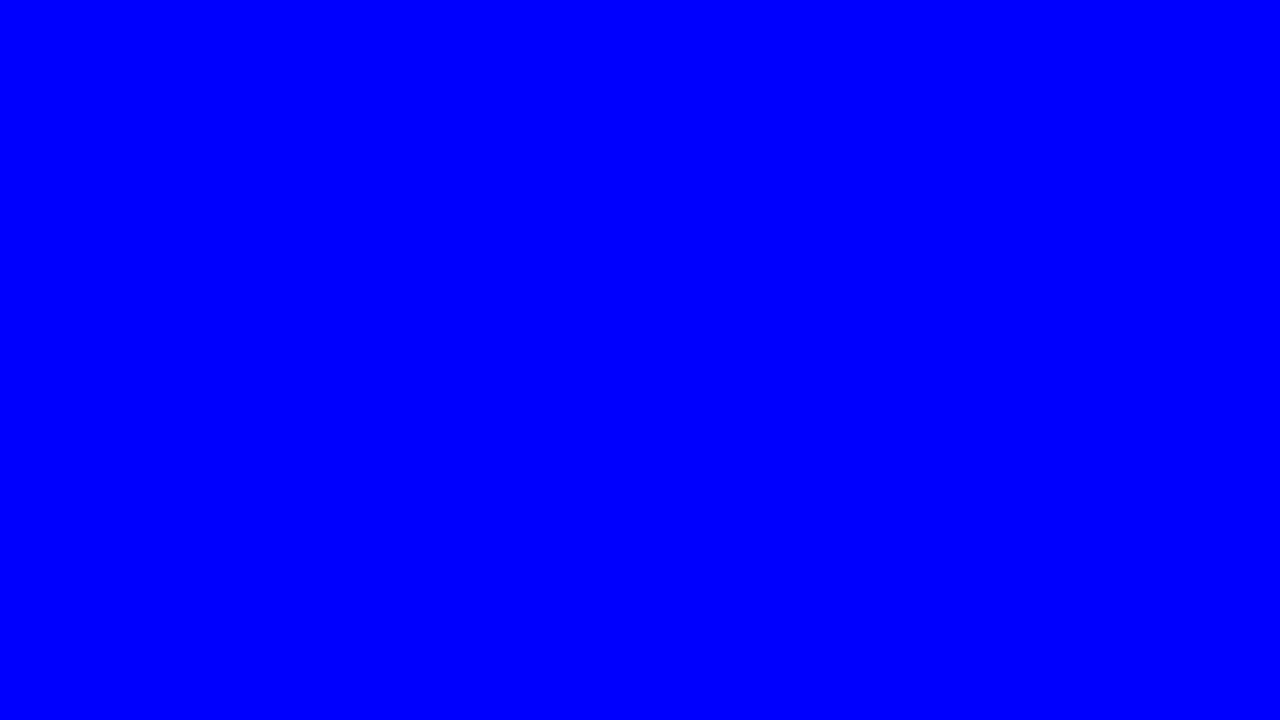
#> input picture test_frame.jpg, 1280 x 720 px
$ python verify_wrapping.py
#> lines starting #> are read from the running program, lines starting #| are printed output that depends on the picture
### core/image_gen.py
from PIL import Image, ImageDraw, ImageFont
import os

def draw_text_on_image(image_path, text, output_path, style):
    """
    Draws text on an image with given style.
    style: {
        "font_size": int,
        "color": str (hex),
        "border_color": str (hex),
        "border_width": int,
        "position": (x, y) tuple or "center",
        "font_path": str (optional)
    }
    """
#> called with image_path = 'test_frame.jpg', output_path = 'test_wrap.jpg'
    try:
        with Image.open(image_path) as img:
            # Convert to RGBA for transparency support if needed
#> img is the input picture: PIL image 1280x720 RGB; mean R, G, B 0, 0, 254
            img = img.convert("RGBA")
#> img: PIL image 1280x720 RGBA

            draw = ImageDraw.Draw(img)

            # Load Font
            font_size = style.get("font_size", 50)
            font_path = style.get("font_path", "Arial") # Default to Arial if not found

            try:
                font = ImageFont.truetype(font_path, font_size)
            except IOError:
                # Fallback to default
                try:
                    font = ImageFont.truetype("Arial.ttf", font_size)
                except:
                    font = ImageFont.load_default()

            # Text Wrapping Logic
            img_width, img_height = img.size
#> img_width = 1280; img_height = 720
            max_width = img_width - 40 # Margin
#> max_width = 1240

            lines = []
            words = text.split()
            current_line = []

            for word in words:
                test_line = ' '.join(current_line + [word])
                bbox = draw.textbbox((0, 0), test_line, font=font)
                w = bbox[2] - bbox[0]
                if w <= max_width:
                    current_line.append(word)
                else:
                    if current_line:
                        lines.append(' '.join(current_line))
                        current_line = [word]
                    else:
                        # Word itself is too long, force split or just add it
                        lines.append(word)
                        current_line = []
#> this loop made 22 passes
#> (bbox, w) on passes 1 to 12: ((-1, 14, 164, 76), 165), ((-1, 14, 253, 76), 254), ((-1, 14, 327, 76), 328), ((-1, 14, 530, 92), 531), ((-1, 14, 728, 92), 729), ((-1, 14, 911, 92), 912), ((-1, 14, 1099, 92), 1100), ((-1, 14, 1389, 92), 1390), ((0, 14, 664, 92), 664), ((0, 14, 888, 92), 888), ((0, 14, 993, 92), 993), ((0, 14, 1346, 92), 1346)
#> after the loop, lines = ['This is a very long text that', 'should definitely wrap to', 'multiple lines because it is too']
            if current_line:
                lines.append(' '.join(current_line))

            # Calculate total height of block
            line_heights = []
            total_text_height = 0
            for line in lines:
                bbox = draw.textbbox((0, 0), line, font=font)
                h = bbox[3] - bbox[1]
                # Add some line spacing
                h += font_size * 0.2
                line_heights.append(h)
                total_text_height += h
#> this loop made 4 passes
#> (line, bbox, total_text_height) on passes 1 to 4: ('This is a very long text that', (-1, 14, 1099, 92), 94), ('should definitely wrap to', (0, 14, 993, 92), 188), ('multiple lines because it is too', (0, 14, 1221, 92), 282), ('long for the image width.', (0, 14, 1011, 92), 376)
#> after the loop, line_heights = [94, 94, 94, 94]; total_text_height = 376

            # Remove last spacing
            if line_heights:
                total_text_height -= (font_size * 0.2)
#> total_text_height = 360

            # Position Block
            pos = style.get("position", "center")
            anchor = style.get("anchor", None)

            # Determine starting Y based on anchor/position
            # If anchor is 'mm' (center), pos is center of block
            # If anchor is None (top-left), pos is top-left of block

            if pos == "center":
                start_x = img_width / 2
#> start_x = 640
                start_y = (img_height - total_text_height) / 2
#> start_y = 180
                draw_anchor = "mm" # Force center alignment for lines
            else:
                start_x, start_y = pos
                draw_anchor = anchor

            # If anchor is 'mm', start_y is the center of the BLOCK.
            # We need to calculate the top of the block to draw lines downwards.
            if draw_anchor == "mm":
                current_y = start_y - (total_text_height / 2)
#> current_y = 0
                # Also x is center of the BLOCK.
                # To align LEFT, we need the left edge of the block.
                # We need the max width of the lines to find the left edge.
                max_line_width = 0
                for line in lines:
                    bbox = draw.textbbox((0, 0), line, font=font)
                    w = bbox[2] - bbox[0]
                    if w > max_line_width:
                        max_line_width = w
#> this loop made 4 passes
#> (line, bbox, w, max_line_width) on passes 1, 3: ('This is a very long text that', (-1, 14, 1099, 92), 1100, 1100), ('multiple lines because it is too', (0, 14, 1221, 92), 1221, 1221)
#> (line, bbox, w) on passes 2, 4: ('should definitely wrap to', (0, 14, 993, 92), 993), ('long for the image width.', (0, 14, 1011, 92), 1011)
#> after the loop, max_line_width = 1221

                # Left edge relative to center start_x
                block_left_x = start_x - (max_line_width / 2)
#> block_left_x = 29.5
                line_x = block_left_x
#> line_x = 29.5
            else:
                # Assume top-left or similar.
                # If anchor is None, it means top-left.
                current_y = start_y
                line_x = start_x

            # Colors
            text_color = style.get("color", "#FFFFFF")
            border_color = style.get("border_color", "#000000")
            border_width = style.get("border_width", 2)

            # Draw Each Line
            for i, line in enumerate(lines):
                h = line_heights[i]

                if draw_anchor == "mm":
                    # We are drawing left-aligned lines, but the block is centered.
                    # We calculated line_x as the left edge.
                    # We should use anchor="lm" (Left-Middle) for each line to align them to line_x.
                    # And we need the Y center of the line slot.

                    line_content_h = h - (font_size * 0.2)
                    draw_y = current_y + (line_content_h / 2)

                    if border_width > 0:
                        draw.text((line_x, draw_y), line, font=font, fill=text_color, stroke_width=border_width, stroke_fill=border_color, anchor="lm")
                    else:
                        draw.text((line_x, draw_y), line, font=font, fill=text_color, anchor="lm")

                    current_y += h
                else:
                    # Left aligned (default)
                    # We draw at line_x, current_y
                    # anchor=None means top-left (la)

                    if border_width > 0:
                        draw.text((line_x, current_y), line, font=font, fill=text_color, stroke_width=border_width, stroke_fill=border_color, anchor=draw_anchor)
                    else:
                        draw.text((line_x, current_y), line, font=font, fill=text_color, anchor=draw_anchor)

                    current_y += h
#> this loop made 4 passes
#> (line, draw_y, current_y) on passes 1 to 4: ('This is a very long text that', 39, 94), ('should definitely wrap to', 133, 188), ('multiple lines because it is too', 227, 282), ('long for the image width.', 321, 376)
#> after the loop, current_y = 376

            # Save
            img = img.convert("RGB") # Convert back to RGB for JPG
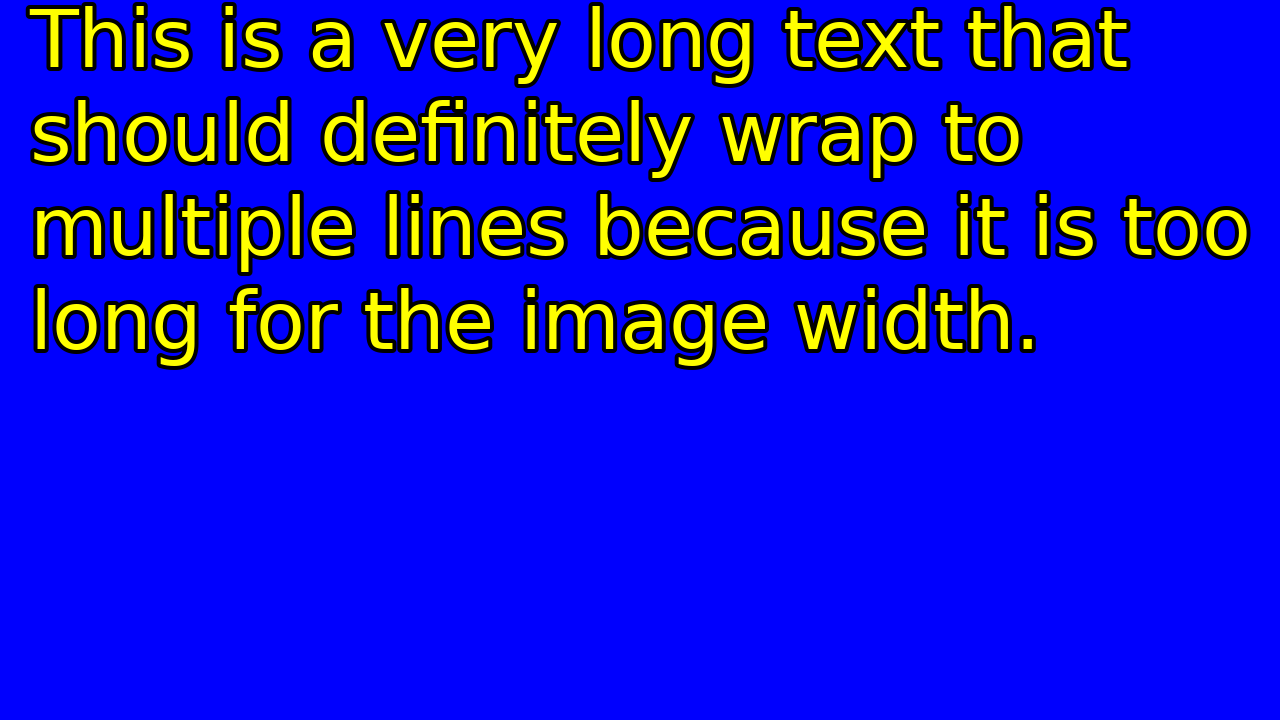
#> img: PIL image 1280x720 RGB; mean R, G, B 18.5, 18.5, 212.1
            img.save(output_path)
            return output_path

    except Exception as e:
        print(f"Image Gen Error: {e}")
        return None

### verify_wrapping.py
import os
import json
from core.image_gen import draw_text_on_image
from core.video import extract_frame

def test_wrapping():
    print("Starting Text Wrapping Verification...")

    # 1. Extract Frame if needed
    if not os.path.exists("test_frame.jpg"):
        print("Extracting frame...")
        if os.path.exists("debug_video.mp4"):
            extract_frame("debug_video.mp4", "test_frame.jpg")
        else:
            print("No video found. Please provide test_frame.jpg or debug_video.mp4")
            return

    # 2. Test Long Text
    long_text = "This is a very long text that should definitely wrap to multiple lines because it is too long for the image width."
    output_path = "test_wrap.jpg"

    style = {
        "font_size": 80,
        "color": "#FFFF00",
        "border_color": "#000000",
        "border_width": 4,
        "position": "center",
        "anchor": "mm"
    }

    print(f"Generating image with text: '{long_text}'")
    result = draw_text_on_image("test_frame.jpg", long_text, output_path, style)

    if result and os.path.exists(output_path):
        print(f"Success! Check {output_path} to verify wrapping visually.")
    else:
        print("Failed to generate image.")

if __name__ == "__main__":
    test_wrapping()
